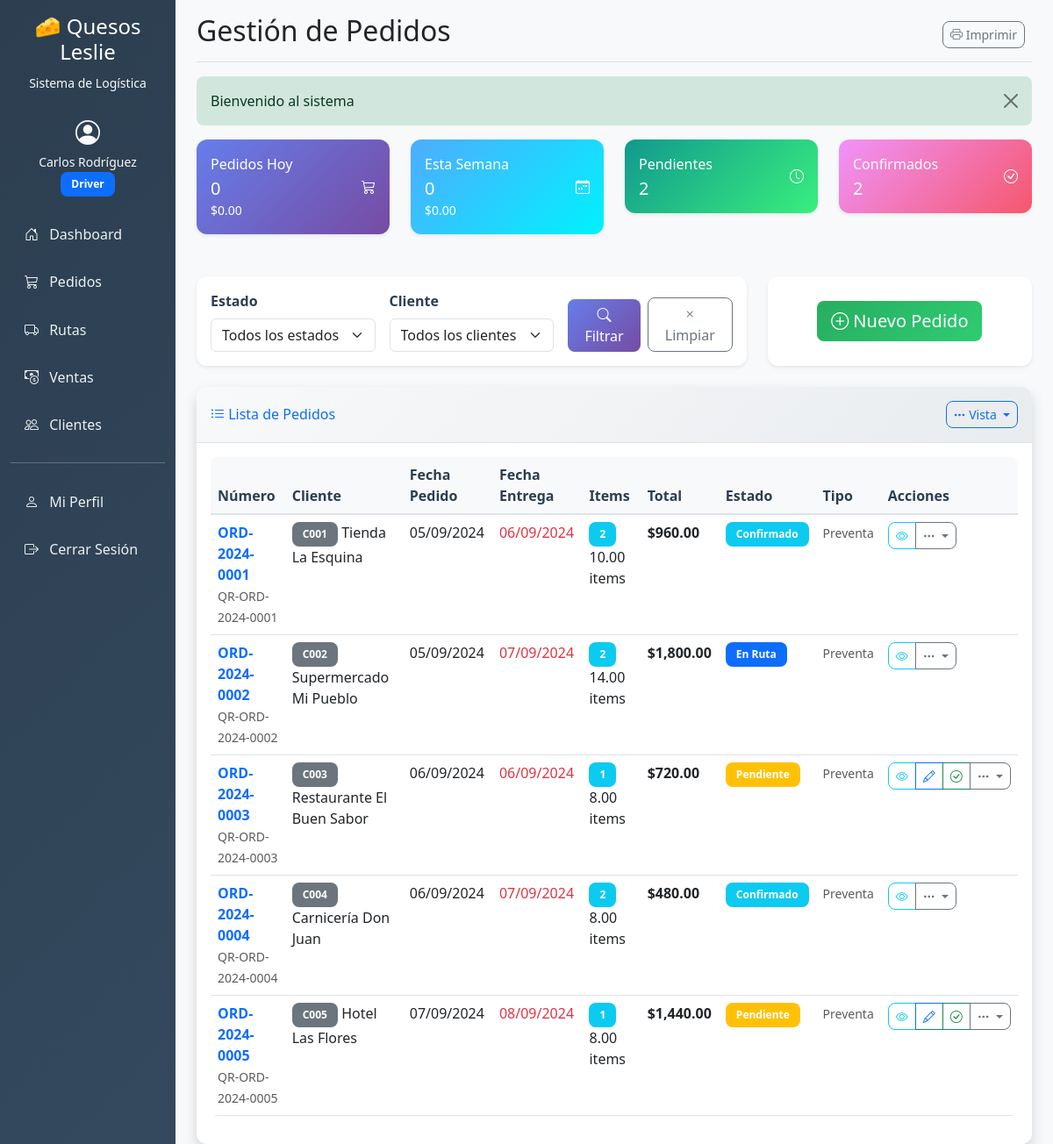
The app's page /orders (signed in) with its own data.
### tables this page shows
CREATE TABLE `orders` (
  `id` int(11) NOT NULL AUTO_INCREMENT,
  `order_number` varchar(50) NOT NULL,
  `customer_id` int(11) NOT NULL,
  `order_date` date NOT NULL,
  `delivery_date` date NOT NULL,
  `status` enum('pending','confirmed','in_route','delivered','cancelled') NOT NULL DEFAULT 'pending',
  `order_type` enum('presale','direct','route') NOT NULL DEFAULT 'presale',
  `total_amount` decimal(10,2) NOT NULL DEFAULT 0.00,
  `notes` text,
  `qr_code` varchar(100) DEFAULT NULL,
  `created_by` int(11) NOT NULL,
  `created_at` timestamp NOT NULL DEFAULT CURRENT_TIMESTAMP,
  `updated_at` timestamp NOT NULL DEFAULT CURRENT_TIMESTAMP ON UPDATE CURRENT_TIMESTAMP,
  PRIMARY KEY (`id`),
  UNIQUE KEY `order_number` (`order_number`),
  KEY `customer_id` (`customer_id`),
  KEY `created_by` (`created_by`),
  FOREIGN KEY (`customer_id`) REFERENCES `customers` (`id`),
  FOREIGN KEY (`created_by`) REFERENCES `users` (`id`)
);

CREATE TABLE `customers` (
  `id` int(11) NOT NULL AUTO_INCREMENT,
  `code` varchar(50) NOT NULL,
  `name` varchar(100) NOT NULL,
  `contact_person` varchar(100) DEFAULT NULL,
  `phone` varchar(20) DEFAULT NULL,
  `email` varchar(100) DEFAULT NULL,
  `address` text NOT NULL,
  `location_lat` decimal(10,8) DEFAULT NULL,
  `location_lng` decimal(11,8) DEFAULT NULL,
  `customer_type` enum('regular','wholesale','retail') NOT NULL DEFAULT 'regular',
  `credit_limit` decimal(10,2) NOT NULL DEFAULT 0.00,
  `payment_terms` int(11) NOT NULL DEFAULT 0,
  `is_active` tinyint(1) NOT NULL DEFAULT 1,
  `created_at` timestamp NOT NULL DEFAULT CURRENT_TIMESTAMP,
  `updated_at` timestamp NOT NULL DEFAULT CURRENT_TIMESTAMP ON UPDATE CURRENT_TIMESTAMP,
  PRIMARY KEY (`id`),
  UNIQUE KEY `code` (`code`)
);

### views/orders/index.php (the view, shortened to what the rows shown need)
<div class="card shadow">
    <div class="card-body">
        <?php if (!empty($orders)): ?>
        <div class="table-responsive">
            <table class="table table-hover">
                <thead class="table-light">
                    <tr>
                        <th>Número</th>
                        <th>Cliente</th>
                        <th>Fecha Pedido</th>
                        <th>Fecha Entrega</th>
                        <th>Items</th>
                        <th>Total</th>
                        <th>Estado</th>
                        <th>Tipo</th>
                        <th>Acciones</th>
                    </tr>
                </thead>
                <tbody>
                    <?php foreach ($orders as $order): ?>
                    <tr>
                        <td>
                            <a href="<?php echo BASE_URL; ?>orders/view/<?php echo $order['id']; ?>" class="text-decoration-none fw-bold">
                                <?php echo htmlspecialchars($order['order_number']); ?>
                            </a>
                            <?php if ($order['qr_code']): ?>
                            <br><small class="text-muted"><?php echo htmlspecialchars($order['qr_code']); ?></small>
                            <?php endif; ?>
                        </td>
                        <td>
                            <span class="badge bg-secondary"><?php echo htmlspecialchars($order['customer_code']); ?></span>
                            <?php echo htmlspecialchars($order['customer_name']); ?>
                        </td>
                        <td><?php echo date('d/m/Y', strtotime($order['order_date'])); ?></td>
                        <td>
                            <?php
                            $delivery_class = '';
                            $today = date('Y-m-d');
                            if ($order['delivery_date'] < $today && $order['status'] !== 'delivered') {
                                $delivery_class = 'text-danger';
                            } elseif ($order['delivery_date'] == $today) {
                                $delivery_class = 'text-warning';
                            }
                            ?>
                            <span class="<?php echo $delivery_class; ?>">
                                <?php echo date('d/m/Y', strtotime($order['delivery_date'])); ?>
                            </span>
                        </td>
                        <td>
                            <span class="badge bg-info"><?php echo $order['total_items']; ?></span>
                            <?php echo number_format($order['total_quantity'], 2); ?> items
                        </td>
                        <td class="fw-bold">$<?php echo number_format($order['total_amount'], 2); ?></td>
                        <td>
                            <?php
                            $status_classes = [
                                'pending' => 'warning',
                                'confirmed' => 'info',
                                'in_route' => 'primary',
                                'delivered' => 'success',
                                'cancelled' => 'danger'
                            ];
                            $status_labels = [
                                'pending' => 'Pendiente',
                                'confirmed' => 'Confirmado',
                                'in_route' => 'En Ruta',
                                'delivered' => 'Entregado',
                                'cancelled' => 'Cancelado'
                            ];
                            ?>
                            <span class="badge bg-<?php echo $status_classes[$order['status']]; ?>">
                                <?php echo $status_labels[$order['status']]; ?>
                            </span>
                        </td>
                        <td>
                            <?php
                            $type_labels = [
                                'presale' => 'Preventa',
                                'direct' => 'Directo',
                                'route' => 'En Ruta'
                            ];
                            ?>
                            <small class="text-muted"><?php echo $type_labels[$order['order_type']] ?? $order['order_type']; ?></small>
                        </td>
                        <td>
                            <div class="btn-group btn-group-sm" role="group">
                                <a href="<?php echo BASE_URL; ?>orders/view/<?php echo $order['id']; ?>"
                                   class="btn btn-outline-info" title="Ver detalles">
                                    <i class="bi bi-eye"></i>
                                </a>
                                <?php if ($order['status'] === 'pending'): ?>
                                <a href="<?php echo BASE_URL; ?>orders/edit/<?php echo $order['id']; ?>"
                                   class="btn btn-outline-primary" title="Editar">
                                    <i class="bi bi-pencil"></i>
                                </a>
                                <a href="<?php echo BASE_URL; ?>orders/confirm/<?php echo $order['id']; ?>"
                                   class="btn btn-outline-success" title="Confirmar">
                                    <i class="bi bi-check-circle"></i>
                                </a>
                                <?php endif; ?>
                                <div class="btn-group btn-group-sm" role="group">
                                    <button type="button" class="btn btn-outline-secondary dropdown-toggle"
                                            data-bs-toggle="dropdown" title="Más opciones">
                                        <i class="bi bi-three-dots"></i>
                                    </button>
                                </div>
                            </div>
                        </td>
                    </tr>
                    <?php endforeach; ?>
                </tbody>
            </table>
        </div>
        <?php endif; ?>
    </div>
</div>

### records on screen
orders: order_number "ORD-2024-0001", qr_code "QR-ORD-2024-0001", customer.code "C001", customer.name "Tienda La Esquina", order_date "05/09/2024", delivery_date "06/09/2024", total_items "2", total_quantity "10.00", total_amount "960.00", status "Confirmado", order_type "Preventa"
orders: order_number "ORD-2024-0002", qr_code "QR-ORD-2024-0002", customer.code "C002", customer.name "Supermercado Mi Pueblo", order_date "05/09/2024", delivery_date "07/09/2024", total_items "2", total_quantity "14.00", total_amount "1,800.00", status "En Ruta", order_type "Preventa"
orders: order_number "ORD-2024-0003", qr_code "QR-ORD-2024-0003", customer.code "C003", customer.name "Restaurante El Buen Sabor", order_date "06/09/2024", delivery_date "06/09/2024", total_items "1", total_quantity "8.00", total_amount "720.00", status "Pendiente", order_type "Preventa"
orders: order_number "ORD-2024-0004", qr_code "QR-ORD-2024-0004", customer.code "C004", customer.name "Carnicería Don Juan", order_date "06/09/2024", delivery_date "07/09/2024", total_items "2", total_quantity "8.00", total_amount "480.00", status "Confirmado", order_type "Preventa"
orders: order_number "ORD-2024-0005", qr_code "QR-ORD-2024-0005", customer.code "C005", customer.name "Hotel Las Flores", order_date "07/09/2024", delivery_date "08/09/2024", total_items "1", total_quantity "8.00", total_amount "1,440.00", status "Pendiente", order_type "Preventa"

### other values on screen
$_SESSION['user_name'] "Carlos Rodríguez"
$_SESSION['user_role'] "Driver"
$page_title "Gestión de Pedidos"
$flash['message'] "Bienvenido al sistema"
$stats['today']['count'] "0"
$stats['today']['total'] "0.00"
$stats['week']['count'] "0"
$stats['week']['total'] "0.00"
$stats['by_status']['pending'] "2"
$stats['by_status']['confirmed'] "2"
